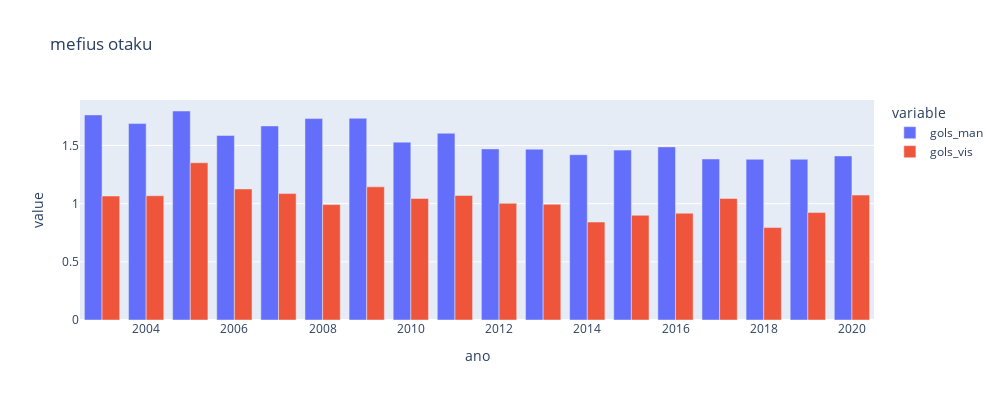

Notebook code cell kept with this figure:
### Code cell
#dados_x = dados_1['ano_campeonato']
#dados_y = dados[['gols_man', 'gols_vis']].mean()

dados_1 = dados.groupby('ano_campeonato')[['gols_man', 'gols_vis']].mean()
dados_1['ano'] = dados_1.index
dados_y = dados_1['gols_man']
#display(dados_1)
#linha x = dados_x
#linha y = dados_y

#dados_gol = px.data


fig = px.bar(dados_1, x = 'ano', y =  ['gols_man', 'gols_vis'],width=1000, height = 400 , barmode='group', title = 'mefius otaku')
fig.show()

### Figure 1 — Plotly figure (JSON) as saved in the notebook; plotly's stock layout.template omitted (floating-point values rounded to 4 significant figures)
{"data": [{"alignmentgroup": "True", "hovertemplate": "variable=gols_man<br>ano=%{x}<br>value=%{y}<extra></extra>", "legendgroup": "gols_man", "marker": {"color": "#636efa", "pattern": {"shape": ""}}, "name": "gols_man", "offsetgroup": "gols_man", "orientation": "v", "showlegend": true, "textposition": "auto", "type": "bar", "x": [2003, 2004, 2005, 2006, 2007, 2008, 2009, 2010, 2011, 2012, 2013, 2014, 2015, 2016, 2017, 2018, 2019, 2020], "xaxis": "x", "y": [1.763, 1.689, 1.797, 1.587, 1.668, 1.732, 1.734, 1.529, 1.605, 1.471, 1.468, 1.421, 1.461, 1.488, 1.384, 1.382, 1.382, 1.411], "yaxis": "y"}, {"alignmentgroup": "True", "hovertemplate": "variable=gols_vis<br>ano=%{x}<br>value=%{y}<extra></extra>", "legendgroup": "gols_vis", "marker": {"color": "#EF553B", "pattern": {"shape": ""}}, "name": "gols_vis", "offsetgroup": "gols_vis", "orientation": "v", "showlegend": true, "textposition": "auto", "type": "bar", "x": [2003, 2004, 2005, 2006, 2007, 2008, 2009, 2010, 2011, 2012, 2013, 2014, 2015, 2016, 2017, 2018, 2019, 2020], "xaxis": "x", "y": [1.066, 1.068, 1.352, 1.126, 1.087, 0.9921, 1.145, 1.045, 1.071, 1.003, 0.9947, 0.8421, 0.9, 0.9182, 1.045, 0.7947, 0.9237, 1.074], "yaxis": "y"}], "layout": {"barmode": "group", "height": 400, "legend": {"title": {"text": "variable"}, "tracegroupgap": 0}, "title": {"text": "mefius otaku"}, "width": 1000, "xaxis": {"anchor": "y", "domain": [0, 1], "title": {"text": "ano"}}, "yaxis": {"anchor": "x", "domain": [0, 1], "title": {"text": "value"}}}}
